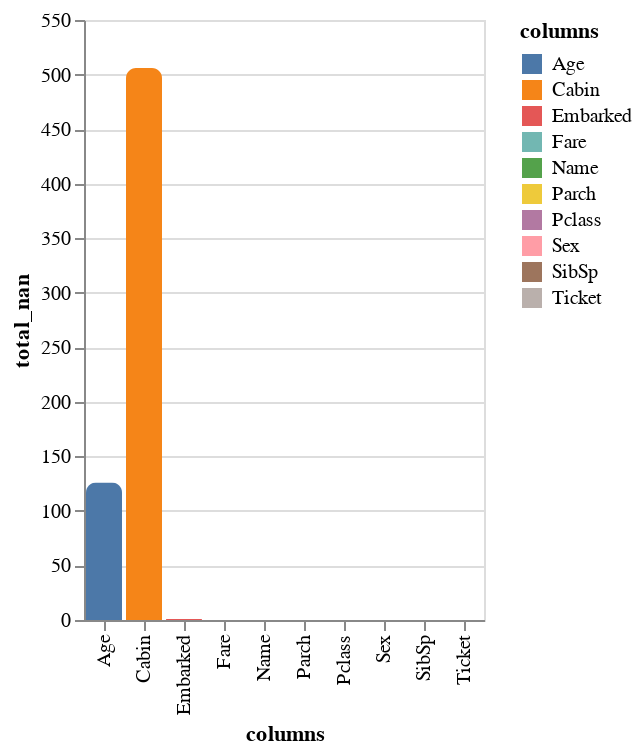

Notebook code for this chart:
### Code cell
plot_NaN(train_x, only_nan=False)

### Figure 1 — Vega-Lite specification as saved in the notebook (floating-point values rounded to 4 significant figures)
{"$schema": "https://vega.github.io/schema/vega-lite/v5.20.1.json", "config": {"view": {"continuousHeight": 300, "continuousWidth": 300}}, "data": {"name": "data-31eb80a4d659b751564cbb8f2139c2ba"}, "datasets": {"data-31eb80a4d659b751564cbb8f2139c2ba": [{"columns": "Pclass", "percent_nan": "0.0%", "total_nan": 0}, {"columns": "Name", "percent_nan": "0.0%", "total_nan": 0}, {"columns": "Sex", "percent_nan": "0.0%", "total_nan": 0}, {"columns": "Age", "percent_nan": "18.86%", "total_nan": 126}, {"columns": "SibSp", "percent_nan": "0.0%", "total_nan": 0}, {"columns": "Parch", "percent_nan": "0.0%", "total_nan": 0}, {"columns": "Ticket", "percent_nan": "0.0%", "total_nan": 0}, {"columns": "Fare", "percent_nan": "0.0%", "total_nan": 0}, {"columns": "Cabin", "percent_nan": "75.75%", "total_nan": 506}, {"columns": "Embarked", "percent_nan": "0.15%", "total_nan": 1}]}, "encoding": {"color": {"field": "columns", "type": "nominal"}, "text": {"field": "columns", "type": "nominal"}, "tooltip": [{"field": "columns", "type": "nominal"}, {"field": "total_nan", "type": "quantitative"}], "x": {"field": "columns", "type": "nominal"}, "y": {"field": "total_nan", "type": "quantitative"}}, "mark": {"cornerRadiusTopLeft": 5, "cornerRadiusTopRight": 5, "type": "bar"}}
